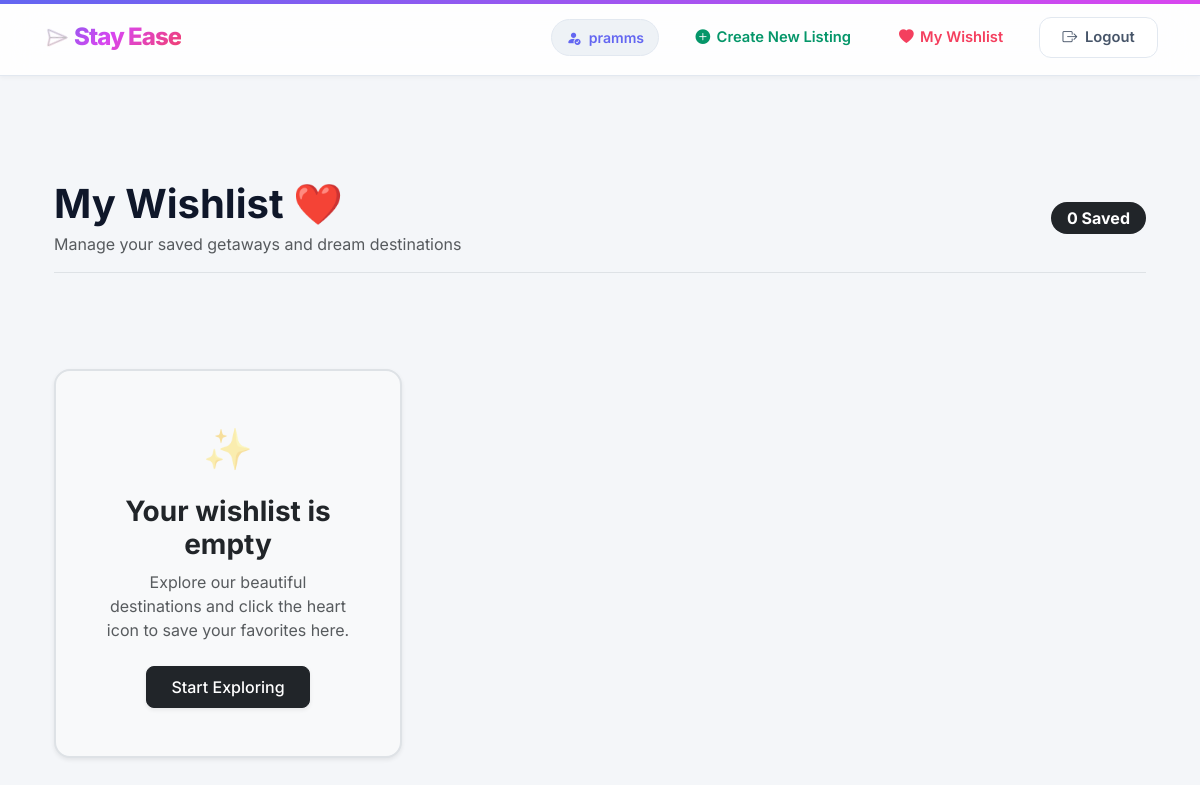
The app's page /wishlist/ (signed in), older data.
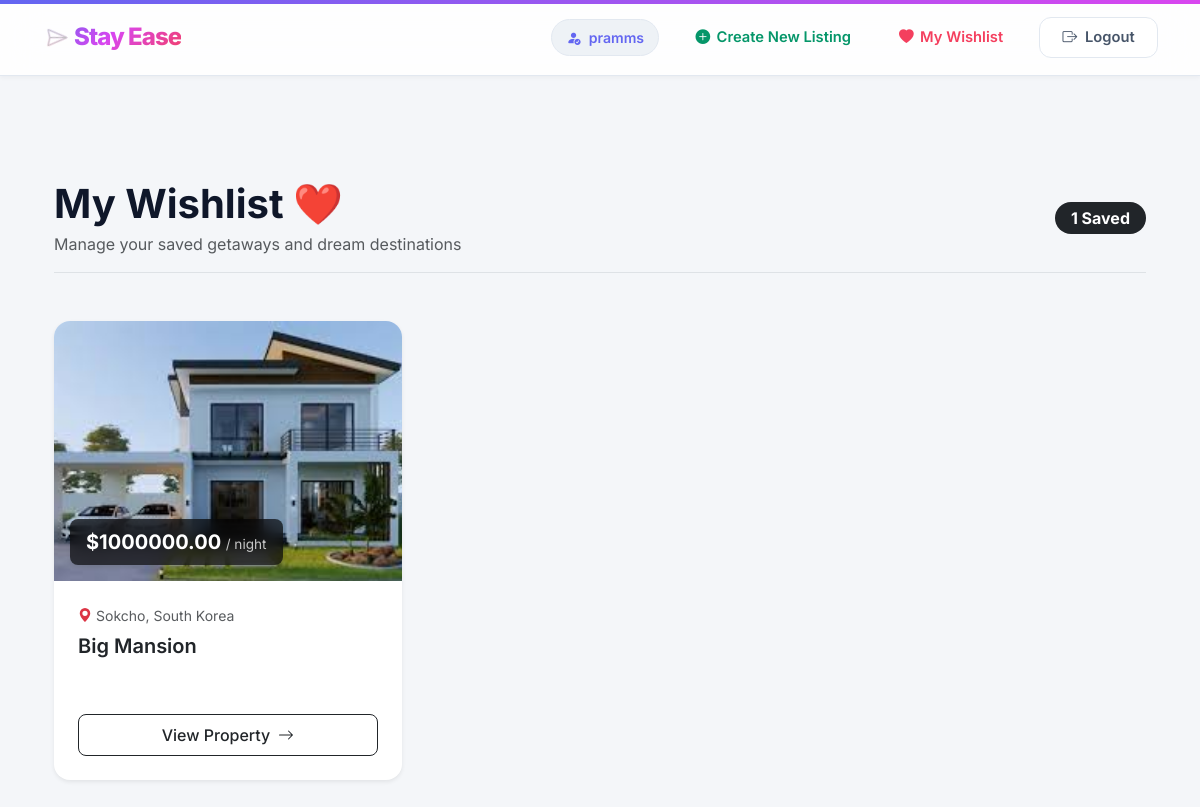
The same page, newer data.
### booking/models.py (models this page shows, shortened)
class Wishlist(models.Model):
    user = models.ForeignKey(User, on_delete=models.CASCADE, related_name="wishlists")
    listing = models.ForeignKey(Listing, on_delete=models.CASCADE, related_name="wishlisted_by")
    created_at = models.DateTimeField(auto_now_add=True)
    class Meta:
        unique_together = ('user', 'listing')

class Listing(models.Model):
    host = models.ForeignKey(User,on_delete=models.CASCADE,related_name="listings")
    category = models.ForeignKey(Category,on_delete=models.SET_NULL,null=True,blank=True)
    title = models.CharField(max_length=250)
    description = models.TextField()
    city = models.CharField(max_length=100)
    country = models.CharField(max_length=100)
    price_per_night = models.DecimalField(max_digits=10,decimal_places=2)
    created_at = models.DateTimeField(auto_now_add=True)

class ListingImage(models.Model):
    ROOM_TYPES = [
        ('living_room', 'Living Room'),
        ('bedroom', 'Bedroom'),
        ('bathroom', 'Bathroom'),
        ('kitchen', 'Kitchen'),
        ('exterior', 'Exterior'),
    ]
    listing = models.ForeignKey(Listing, on_delete=models.CASCADE, related_name="images")
    image = models.ImageField(upload_to="listings/")
    room_type = models.CharField(max_length=50, choices=ROOM_TYPES, default='exterior') # New Field

### booking/views.py (the view)
# urls.py: path("wishlist/", views.WishlistView.as_view(), name="wishlist"),
class WishlistView(LoginRequiredMixin, ListView):
    model = Wishlist
    template_name = "wishlist.html"
    context_object_name = "wishlist_items"
    def get_queryset(self):
        return Wishlist.objects.filter(
            user=self.request.user
        ).select_related("listing").prefetch_related("listing__images")

### templates/wishlist.html (shortened to what the changed rows need)
{% extends "base.html" %}
{% block content %}
<div class="container py-5">
    <div class="d-flex align-items-center justify-content-between mb-5 border-bottom pb-3">
        <div>
            <h1 class="fw-bold display-6 mb-1">
                My Wishlist <span class="heart-pulse text-danger">❤️</span>
            </h1>
            <p class="text-muted mb-0">Manage your saved getaways and dream destinations</p>
        </div>
        <span class="badge bg-dark rounded-pill px-3 py-2 fs-6">
            {{ wishlist_items|length }} Saved
        </span>
    </div>
    <div class="row row-cols-1 row-cols-md-2 row-cols-lg-3 g-4">
        {% for item in wishlist_items %}
        <div class="col animate-fade-in">
            <div class="card h-100 border-0 shadow-sm rounded-4 overflow-hidden position-relative custom-card">
                <div class="position-relative overflow-hidden" style="height: 260px;">
                    {% if item.listing.images.all %}
                        <img
                            src="{{ item.listing.images.first.image.url }}"
                            class="card-img-top w-100 h-100 card-zoom-img"
                            style="object-fit: cover;"
                            alt="{{ item.listing.title }}"
                        >
                    {% else %}
                        <div class="w-100 h-100 bg-light d-flex align-items-center justify-content-center text-muted">
                            <span class="fs-4">📸 No Image Available</span>
                        </div>
                    {% endif %}
                    <div class="position-absolute bottom-0 start-0 m-3 px-3 py-2 rounded-3 text-white glass-price-tag shadow-sm">
                        <span class="fw-bold fs-5">${{ item.listing.price_per_night }}</span>
                        <span class="opacity-75" style="font-size: 0.85rem;"> / night</span>
                    </div>
                </div>
                <div class="card-body p-4 d-flex flex-column justify-content-between">
                    <div>
                        <div class="d-flex align-items-center text-muted mb-2 small">
                            <svg xmlns="http://www.w3.org/2000/svg" width="14" height="14" fill="currentColor" class="bi bi-geo-alt-fill text-danger me-1" viewBox="0 0 16 16">
                                <path d="M8 16s6-5.686 6-10A6 6 0 0 0 2 6c0 4.314 6 10 6 10m0-7a3 3 0 1 1 0-6 3 3 0 0 1 0 6"/>
                            </svg>
                            {{ item.listing.city }}, {{ item.listing.country }}
                        </div>
                        <h5 class="card-title fw-semibold text-dark mb-3 line-clamp">
                            {{ item.listing.title }}
                        </h5>
                    </div>
                    <div class="mt-3">
                        <a href="{% url 'list-detail' item.listing.id %}"
                           class="btn btn-outline-dark w-100 rounded-3 py-2 fw-medium d-flex align-items-center justify-content-center gap-2 custom-btn">
                            View Property
                            <svg xmlns="http://www.w3.org/2000/svg" width="16" height="16" fill="currentColor" class="bi bi-arrow-right" viewBox="0 0 16 16">
                                <path fill-rule="evenodd" d="M1 8a.5.5 0 0 1 .5-.5h11.793l-3.147-3.146a.5.5 0 0 1 .708-.708l4 4a.5.5 0 0 1 0 .708l-4 4a.5.5 0 0 1-.708-.708L13.293 8.5H1.5A.5.5 0 0 1 1 8"/>
                            </svg>
                        </a>
                    </div>
                </div>
            </div>
        </div>
        {% empty %}
        <div class="col-12 text-center py-5">
            <div class="p-5 bg-light rounded-4 border border-dashed border-2 d-inline-block shadow-sm" style="max-width: 500px; width: 100%;">
                <div class="fs-1 mb-3 text-muted opacity-50">✨</div>
                <h3 class="fw-bold text-dark mb-2">Your wishlist is empty</h3>
                <p class="text-muted mb-4">Explore our beautiful destinations and click the heart icon to save your favorites here.</p>
                <a href="/" class="btn btn-dark px-4 py-2 rounded-3 fw-medium shadow-sm">
                    Start Exploring
                </a>
            </div>
        </div>
        {% endfor %}
    </div>
</div>
{% endblock %}

Row changes from the older to the newer data that the page shows:
added Wishlist: listing.images.first.image (picture), listing.price_per_night "1000000.00", listing.city "Sokcho", listing.country "South Korea", listing "Big Mansion"
Text that changed along with them:
{{ wishlist_items|length }}: "0" → "1"
text no longer shown: "✨ Your wishlist is empty Explore our beautiful destinations and click the heart icon to save your favorites here. Start Exploring"
